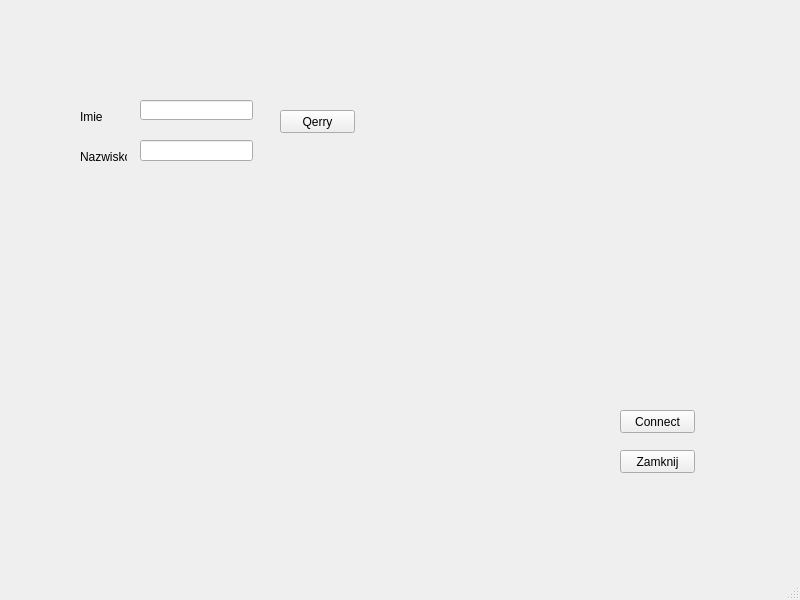
<?xml version="1.0" encoding="UTF-8"?>
<ui version="4.0">
 <class>MainWindow</class>
 <widget class="QMainWindow" name="MainWindow">
  <property name="geometry">
   <rect>
    <x>0</x>
    <y>0</y>
    <width>800</width>
    <height>600</height>
   </rect>
  </property>
  <property name="windowTitle">
   <string>MainWindow</string>
  </property>
  <widget class="QWidget" name="centralwidget">
   <widget class="QPushButton" name="pushButton">
    <property name="geometry">
     <rect>
      <x>620</x>
      <y>410</y>
      <width>75</width>
      <height>23</height>
     </rect>
    </property>
    <property name="text">
     <string>Connect</string>
    </property>
   </widget>
   <widget class="QPushButton" name="pushButton_2">
    <property name="geometry">
     <rect>
      <x>620</x>
      <y>450</y>
      <width>75</width>
      <height>23</height>
     </rect>
    </property>
    <property name="text">
     <string>Zamknij</string>
    </property>
   </widget>
   <widget class="QPushButton" name="pushButton_3">
    <property name="geometry">
     <rect>
      <x>280</x>
      <y>110</y>
      <width>75</width>
      <height>23</height>
     </rect>
    </property>
    <property name="text">
     <string>Qerry</string>
    </property>
   </widget>
   <widget class="QLabel" name="label">
    <property name="geometry">
     <rect>
      <x>80</x>
      <y>110</y>
      <width>47</width>
      <height>13</height>
     </rect>
    </property>
    <property name="text">
     <string>Imie</string>
    </property>
   </widget>
   <widget class="QLineEdit" name="lineEdit">
    <property name="geometry">
     <rect>
      <x>140</x>
      <y>100</y>
      <width>113</width>
      <height>20</height>
     </rect>
    </property>
   </widget>
   <widget class="QLabel" name="label_2">
    <property name="geometry">
     <rect>
      <x>80</x>
      <y>150</y>
      <width>47</width>
      <height>13</height>
     </rect>
    </property>
    <property name="text">
     <string>Nazwisko</string>
    </property>
   </widget>
   <widget class="QLineEdit" name="lineEdit_2">
    <property name="geometry">
     <rect>
      <x>140</x>
      <y>140</y>
      <width>113</width>
      <height>21</height>
     </rect>
    </property>
   </widget>
  </widget>
  <widget class="QMenuBar" name="menubar">
   <property name="geometry">
    <rect>
     <x>0</x>
     <y>0</y>
     <width>800</width>
     <height>21</height>
    </rect>
   </property>
  </widget>
  <widget class="QStatusBar" name="statusbar"/>
 </widget>
 <resources/>
 <connections/>
</ui>
